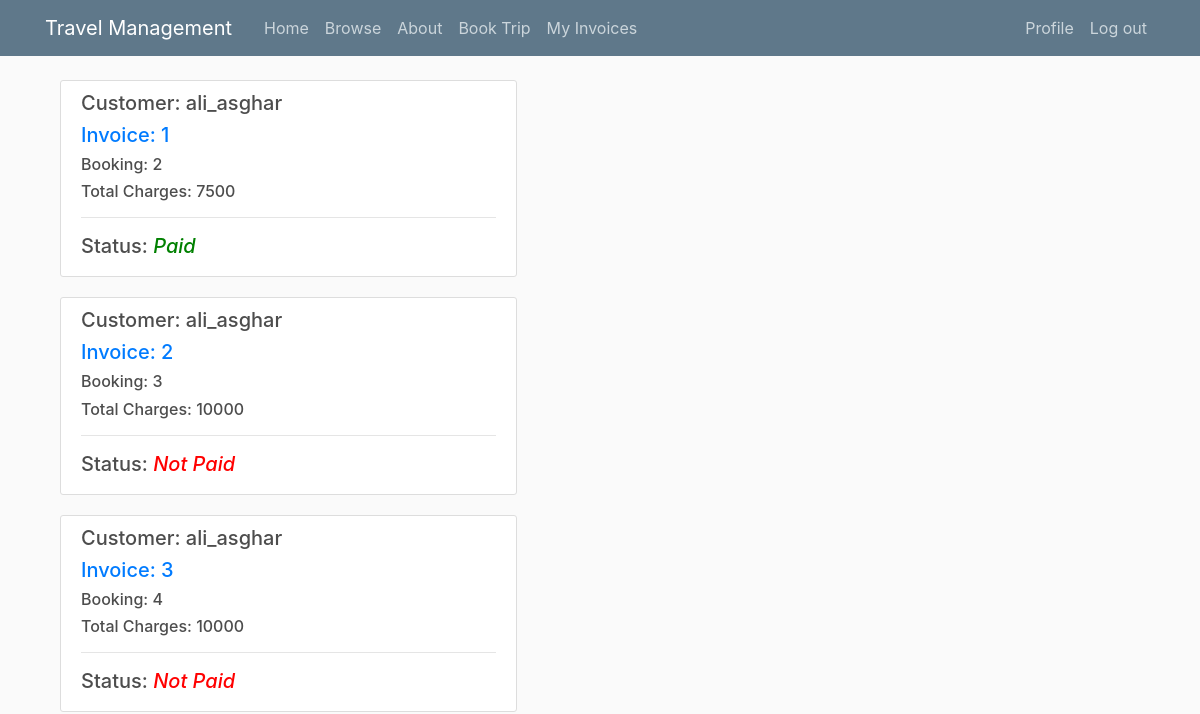
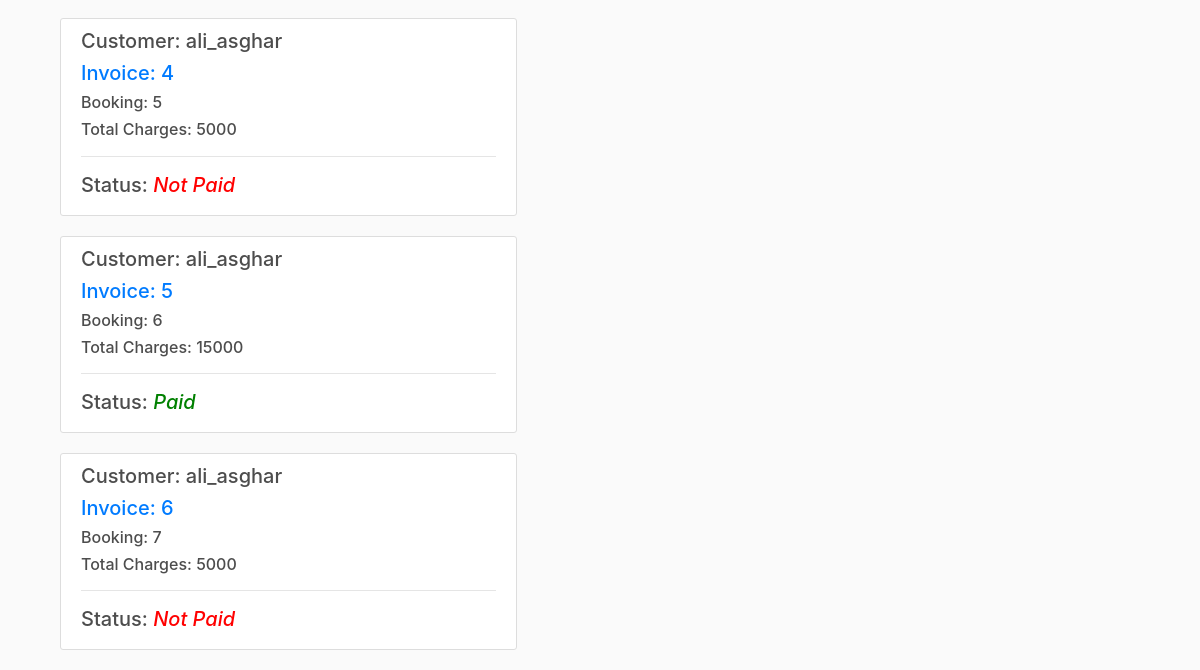
/fixed_invoices (signed in), run on an earlier commit of the app's database (2 pictures, top to bottom).
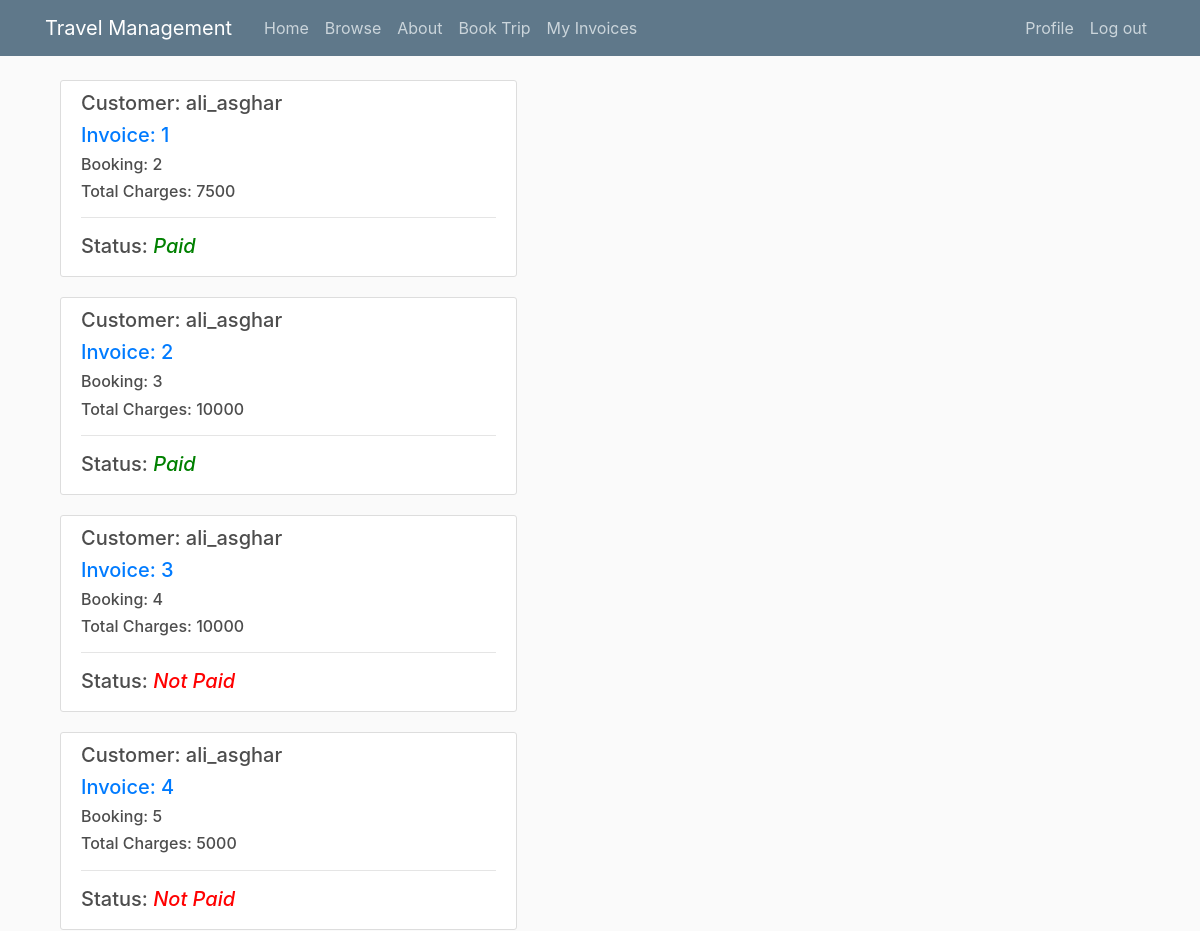
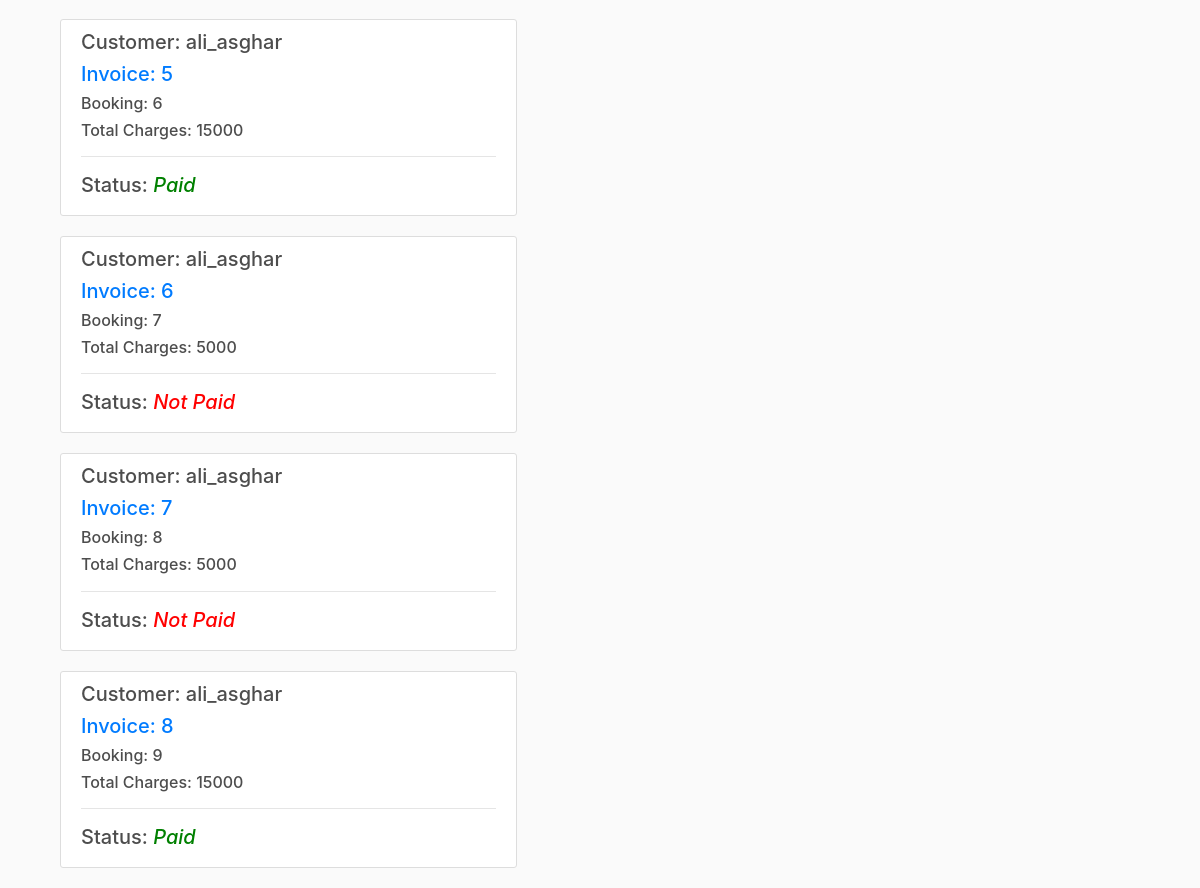
And on a later commit of the database (2 pictures, top to bottom).
### agency/models.py (models this page shows, shortened)
class FIXED_INVOICE(models.Model):
    booking = models.OneToOneField(FIXED_BOOKING,on_delete=models.PROTECT)
    total_charges = models.PositiveIntegerField()
    status = models.BooleanField(default = False)
    paid_amount = models.PositiveIntegerField(default = 0)
    balance = models.PositiveIntegerField(default= 0)

class FIXED_BOOKING(models.Model):
    trip = models.ForeignKey(FIXED_TRIP,on_delete=models.PROTECT)
    customer = models.ForeignKey(User,on_delete=models.PROTECT)
    booking_date = models.DateTimeField(null=True)

### agency/views.py (the view)
# urls.py: path('fixed_invoices', views.FixedInvoiceView, name='agency-fixed-invoice-list'),
@login_required
def FixedInvoiceView(request):
    invoices = agency.invoices.get_fixed_invoices(request.user)
    context = {'invoices':invoices}
    return render(request, 'agency/fixed_invoice_list.html',context)

### agency/business_logic/invoice_list.py (called while the page is built)
    def get_fixed_invoices(self,user):
        if user.is_superuser:
            return FIXED_INVOICE.objects.all()
        else:
            return FIXED_INVOICE.objects.filter(booking__customer = user)

### agency/templates/agency/fixed_invoice_list.html
{% extends "agency/base.html" %}
{% load static %}
{% block content %}
    {% for object in invoices %}
        <div class="col-md-8">
            <div class = "content-section">
                <h5>Customer: {{ object.booking.customer.username }} </h5>
                <h5><a href="{% url 'fixed-invoice-detail' object.id%}">Invoice: {{ object.id }}</a></h5>
                <h6>Booking: {{ object.booking.id }}</h6>
                <h6>Total Charges: {{ object.total_charges }}</h6>
                <hr>
                {% if object.status == True %}
                    <h5>Status: <i style="color:green;"> Paid </i></h5>
                {% else %}
                    <h5>Status: <i style="color:red;"> Not Paid </i></h5>
                {% endif %}
            </div>
        </div>
    {% endfor %}
{% endblock content %}

What changed in the data, as far as the page shows it:
changed FIXED_INVOICE id 2: status "Not Paid" → "Paid"
added FIXED_INVOICE: booking.customer.username "ali_asghar", id "7", booking.id "8", total_charges "5000", shows "Status:", status "Not Paid"
added FIXED_INVOICE: booking.customer.username "ali_asghar", id "8", booking.id "9", total_charges "15000", shows "Status:", status "Paid"
